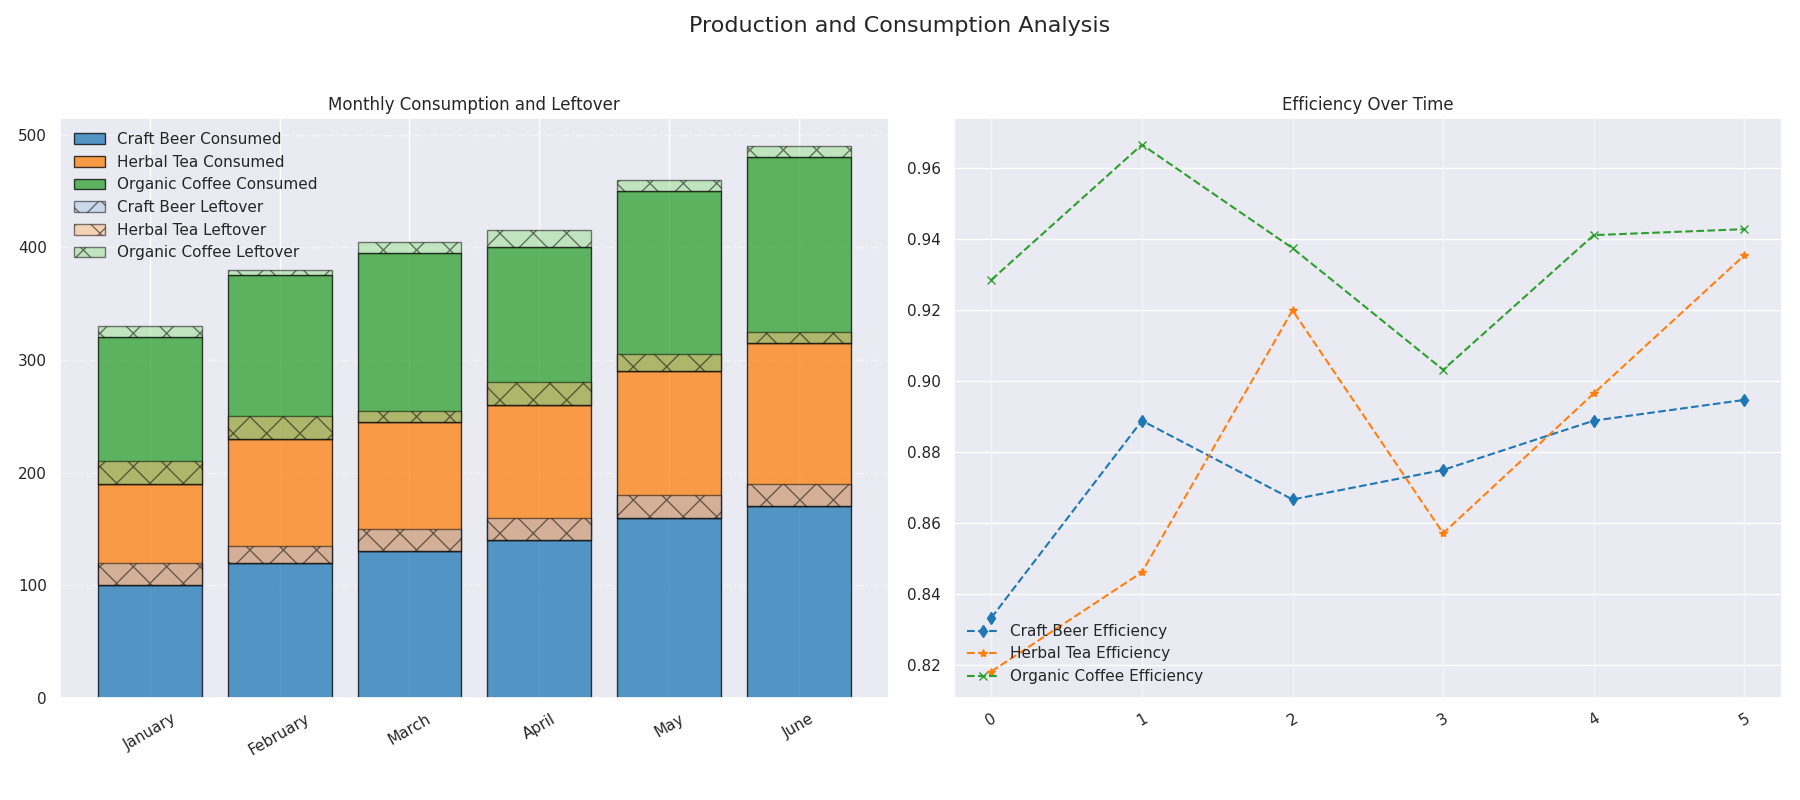

Source code (Python):
import matplotlib.pyplot as plt
import numpy as np

months = ["January", "February", "March", "April", "May", "June"]

craft_beer_production = [120, 135, 150, 160, 180, 190]
herbal_tea_production = [110, 130, 125, 140, 145, 155]
organic_coffee_production = [140, 150, 160, 155, 170, 175]

craft_beer_consumption = [100, 120, 130, 140, 160, 170]
herbal_tea_consumption = [90, 110, 115, 120, 130, 145]
organic_coffee_consumption = [130, 145, 150, 140, 160, 165]

craft_beer_leftover = np.array(craft_beer_production) - np.array(craft_beer_consumption)
herbal_tea_leftover = np.array(herbal_tea_production) - np.array(herbal_tea_consumption)
organic_coffee_leftover = np.array(organic_coffee_production) - np.array(organic_coffee_consumption)

craft_beer_efficiency = np.array(craft_beer_consumption) / np.array(craft_beer_production)
herbal_tea_efficiency = np.array(herbal_tea_consumption) / np.array(herbal_tea_production)
organic_coffee_efficiency = np.array(organic_coffee_consumption) / np.array(organic_coffee_production)

fig, (ax1, ax2) = plt.subplots(1, 2, figsize=(18, 8))

bar_width = 0.6

ax1.bar(months, craft_beer_consumption, label='Craft Beer Consumed', color='#1f77b4', alpha=0.75, edgecolor='black')
ax1.bar(months, herbal_tea_consumption, bottom=craft_beer_consumption, label='Herbal Tea Consumed', color='#ff7f0e', alpha=0.75, edgecolor='black')
ax1.bar(months, organic_coffee_consumption, bottom=np.array(craft_beer_consumption) + np.array(herbal_tea_consumption), label='Organic Coffee Consumed', color='#2ca02c', alpha=0.75, edgecolor='black')

ax1.bar(months, craft_beer_leftover, bottom=craft_beer_consumption, label='Craft Beer Leftover', color='#aec7e8', alpha=0.5, hatch='x', edgecolor='black')
ax1.bar(months, herbal_tea_leftover, bottom=np.array(craft_beer_consumption) + np.array(herbal_tea_consumption), label='Herbal Tea Leftover', color='#ffbb78', alpha=0.5, hatch='x', edgecolor='black')
ax1.bar(months, organic_coffee_leftover, bottom=np.array(craft_beer_consumption) + np.array(herbal_tea_consumption) + np.array(organic_coffee_consumption), label='Organic Coffee Leftover', color='#98df8a', alpha=0.5, hatch='x', edgecolor='black')

ax1.grid(axis='y', linestyle='-.', alpha=0.5)
ax1.tick_params(axis='x', rotation=30)

ax2.plot(craft_beer_efficiency, marker='d', label='Craft Beer Efficiency', color='#1f77b4', linestyle='--')
ax2.plot(herbal_tea_efficiency, marker='*', label='Herbal Tea Efficiency', color='#ff7f0e', linestyle='--')
ax2.plot(organic_coffee_efficiency, marker='x', label='Organic Coffee Efficiency', color='#2ca02c', linestyle='--')

ax2.grid(axis='x', linestyle='-', alpha=0.5)
ax2.tick_params(axis='x', rotation=30)

fig.suptitle("Production and Consumption Analysis", fontsize=16)
ax1.set_title("Monthly Consumption and Leftover")
ax2.set_title("Efficiency Over Time")

ax1.legend(loc='upper left', frameon=False)
ax2.legend(loc='lower left', frameon=False)

plt.tight_layout(rect=[0, 0.03, 1, 0.95])

plt.show()
